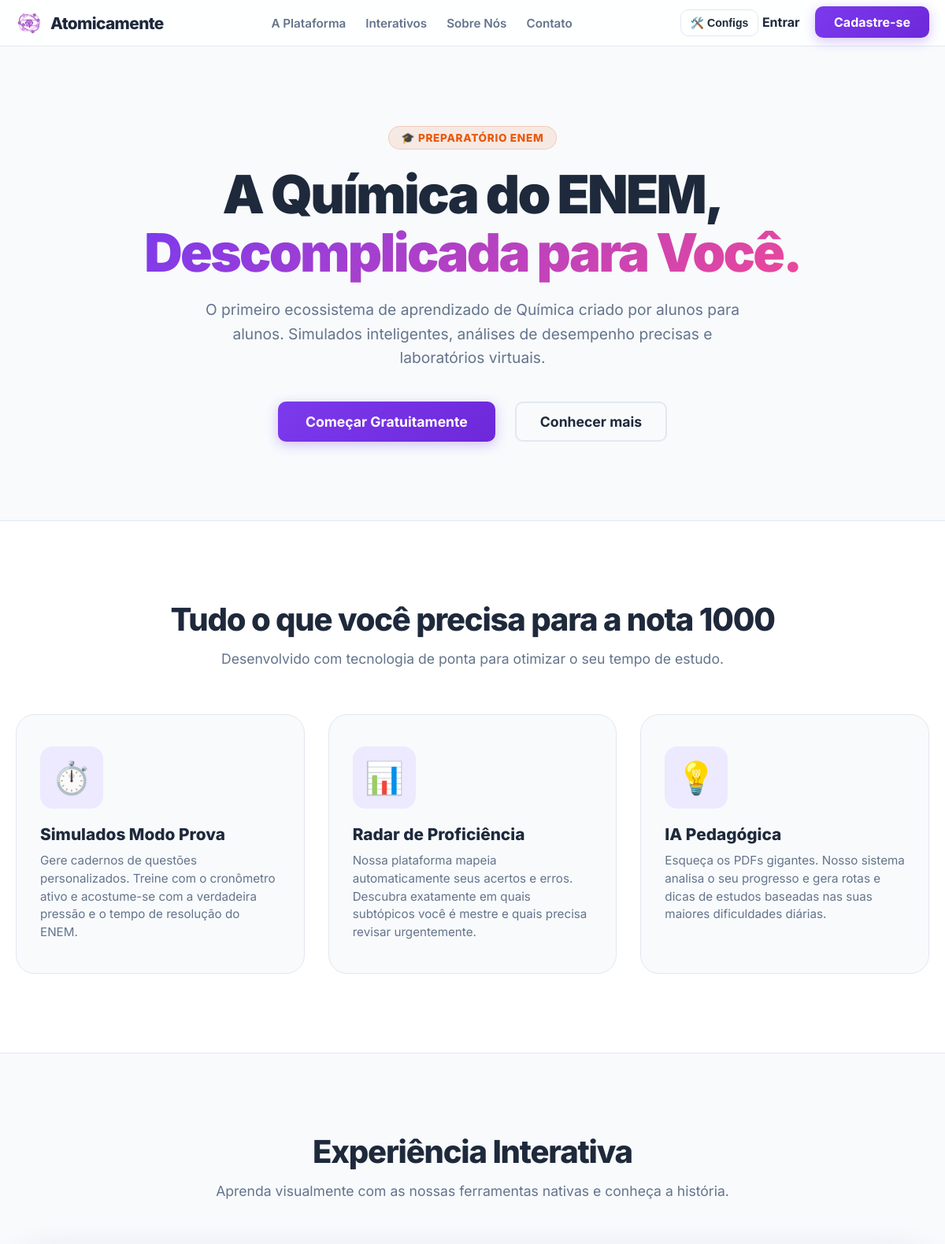
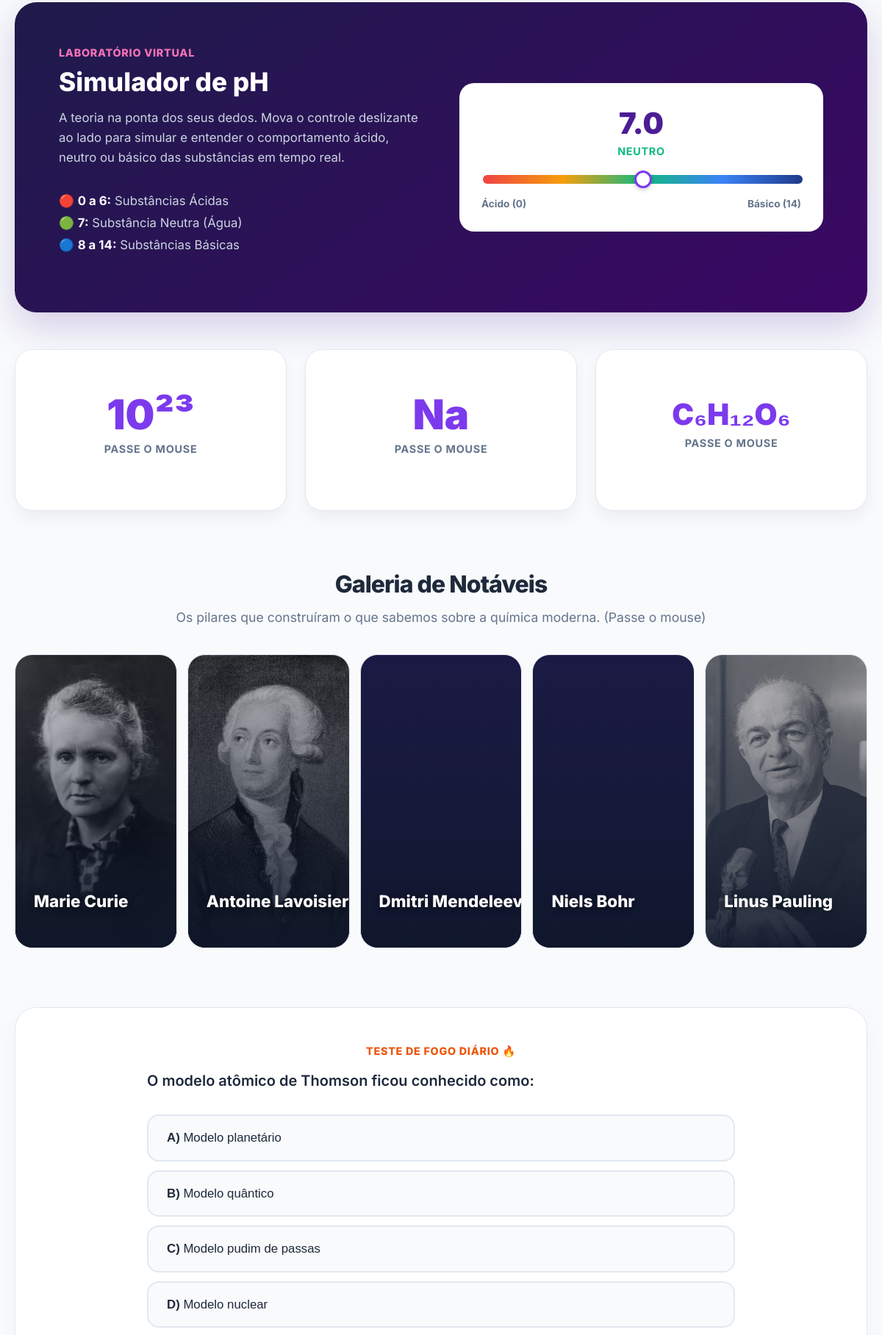
The page / (upper part) on the database its author committed (2 pictures, top to bottom).
### tables this page shows
CREATE TABLE `questions` (
  `id` int(11) NOT NULL,
  `subtopic_id` int(11) NOT NULL,
  `aula_id` int(11) DEFAULT NULL,
  `enunciado` text NOT NULL,
  `explicacao` text,
  `resolucao_comentada` text,
  `criado_por` int(11) DEFAULT NULL
);

CREATE TABLE `alternatives` (
  `id` int(11) NOT NULL,
  `question_id` int(11) NOT NULL,
  `letra` char(1) NOT NULL,
  `texto_alternativa` text NOT NULL,
  `eh_correta` tinyint(1) DEFAULT '0'
);

### index.php (the view, shortened to what this page needs)
<?php
require_once 'config.php';
$logado = isset($_SESSION['user_id']);
$primeiro_nome = 'Estudante';
$desafio_enunciado = "Qual das misturas abaixo é classificada como um sistema Homogêneo?";
$alts_desafio = [];
$letra_correta_desafio = 'B';
try {
    $stmtDesafio = $pdo->query("SELECT id, enunciado FROM questions ORDER BY RAND() LIMIT 1");
    $questao_rand = $stmtDesafio->fetch(PDO::FETCH_ASSOC);
    if ($questao_rand) {
        $desafio_enunciado = $questao_rand['enunciado'];
        $stmtAlts = $pdo->prepare("SELECT letra, texto_alternativa, eh_correta FROM alternatives WHERE question_id = ? ORDER BY letra ASC");
        $stmtAlts->execute([$questao_rand['id']]);
        $alts_desafio = $stmtAlts->fetchAll(PDO::FETCH_ASSOC);
        foreach ($alts_desafio as $alt) {
            if ($alt['eh_correta'] == 1) {
                $letra_correta_desafio = $alt['letra'];
            }
        }
    }
} catch (Exception $e) {
}
?>
<!DOCTYPE html>
<html lang="pt-BR" style="scroll-behavior: smooth;">
<head>
</head>
<body>
  <header class="header-site">
    <div class="nav-container">
      <a href="index.php" class="marca">
        <img src="assets/icone-simplificado.png" alt="Logo" />
        Atomicamente
      </a>
      <nav class="nav-links">
        <a href="#plataforma">A Plataforma</a>
        <a href="#interativos">Interativos</a>
        <a href="sobre.php">Sobre Nós</a>
        <a href="contato.php">Contato</a>
      </nav>
      <div class="nav-actions">
        <div class="menu-dropdown">
          <button onclick="alternarDropdown('drop-config')" style="background: none; border: 1px solid var(--borda); color: var(--texto-principal); padding: 8px 12px; font-size: 0.88rem; border-radius: 10px; font-weight: 600; cursor: pointer; display: flex; align-items: center; gap: 6px;">
            🛠️ Configs
          </button>
        </div>
        <?php if ($logado): ?>
            <div class="menu-dropdown">
              <button onclick="alternarDropdown('drop-perfil')" style="background: var(--roxo-base); color: white; border: none; padding: 8px 14px; font-size: 0.88rem; border-radius: 10px; font-weight: 700; cursor: pointer; display: flex; align-items: center; gap: 8px; box-shadow: 0 4px 10px rgba(139, 92, 246, 0.2);">
                👤 <?php echo $primeiro_nome; ?> ▼
              </button>
              <div id="drop-perfil" class="dropdown-conteudo">
                <a href="dashboard.php" class="dropdown-item">📈 Meu Painel</a>
                <div class="dropdown-divisor"></div>
                <a href="logout.php" class="dropdown-item sair">🚪 Sair da Conta</a>
              </div>
            </div>
        <?php else: ?>
            <a href="login.php" class="btn-entrar" style="margin-right: 15px;">Entrar</a>
            <a href="login.php?registro=1" class="btn-comecar">Cadastre-se</a>
        <?php endif; ?>
      </div>
    </div>
  </header>
  <section class="hero">
    <div class="hero-badge">🎓 Preparatório Enem</div>
    <h1>A Química do ENEM,<br><span>Descomplicada para Você.</span></h1>
    <p>O primeiro ecossistema de aprendizado de Química criado por alunos para alunos. Simulados inteligentes, análises de desempenho precisas e laboratórios virtuais.</p>
    <div class="hero-buttons">
      <?php if ($logado): ?>
          <a href="dashboard.php" class="btn-comecar" style="font-size: 1.1rem; padding: 15px 35px;">Continuar Estudando</a>
      <?php else: ?>
          <a href="login.php?registro=1" class="btn-comecar" style="font-size: 1.1rem; padding: 15px 35px;">Começar Gratuitamente</a>
          <a href="#plataforma" class="btn-entrar" style="font-size: 1.1rem; padding: 13px 30px; border: 2px solid var(--borda); border-radius: 10px; margin-left: 10px;">Conhecer mais</a>
      <?php endif; ?>
    </div>
  </section>
  <section id="plataforma" class="features">
    <div class="features-container">
      <div class="section-title">
        <h2>Tudo o que você precisa para a nota 1000</h2>
        <p>Desenvolvido com tecnologia de ponta para otimizar o seu tempo de estudo.</p>
      </div>
      <div class="grid-features">
        <div class="card-feature">
          <div class="feature-icon">⏱️</div>
          <h3>Simulados Modo Prova</h3>
          <p>Gere cadernos de questões personalizados. Treine com o cronômetro ativo e acostume-se com a verdadeira pressão e o tempo de resolução do ENEM.</p>
        </div>
        <div class="card-feature">
          <div class="feature-icon">📊</div>
          <h3>Radar de Proficiência</h3>
          <p>Nossa plataforma mapeia automaticamente seus acertos e erros. Descubra exatamente em quais subtópicos você é mestre e quais precisa revisar urgentemente.</p>
        </div>
        <div class="card-feature">
          <div class="feature-icon">💡</div>
          <h3>IA Pedagógica</h3>
          <p>Esqueça os PDFs gigantes. Nosso sistema analisa o seu progresso e gera rotas e dicas de estudos baseadas nas suas maiores dificuldades diárias.</p>
        </div>
      </div>
    </div>
  </section>
  <section id="interativos" class="interativos-section">
    <div class="section-title">
      <h2>Experiência Interativa</h2>
      <p>Aprenda visualmente com as nossas ferramentas nativas e conheça a história.</p>
    </div>
    <div class="simulador-box">
      <div class="simulador-info">
        <span style="color: #f472b6; font-weight: 800; font-size: 0.9rem; text-transform: uppercase; letter-spacing: 0.05em; display: block; margin-bottom: 10px;">Laboratório Virtual</span>
        <h2>Simulador de pH</h2>
        <p>A teoria na ponta dos seus dedos. Mova o controle deslizante ao lado para simular e entender o comportamento ácido, neutro ou básico das substâncias em tempo real.</p>
        <ul style="color: #cbd5e1; line-height: 1.8; font-size: 1.05rem; list-style: none; padding: 0;">
            <li>🔴 <strong style="color: white;">0 a 6:</strong> Substâncias Ácidas</li>
            <li>🟢 <strong style="color: white;">7:</strong> Substância Neutra (Água)</li>
            <li>🔵 <strong style="color: white;">8 a 14:</strong> Substâncias Básicas</li>
        </ul>
      </div>
      <div class="controle-ph">
        <div class="ph-display" id="valorPh">7.0</div>
        <div class="ph-sub" id="statusPh" style="color: #10b981;">NEUTRO</div>
        <input type="range" id="ph" min="0" max="14" step="0.1" value="7">
        <div style="display: flex; justify-content: space-between; margin-top: 15px; font-size: 0.85rem; color: #64748b; font-weight: 700;">
            <span>Ácido (0)</span>
            <span>Básico (14)</span>
        </div>
      </div>
    </div>
    <div class="grid-flashcards">
        <div class="flip-card">
            <div class="flip-card-inner">
                <div class="flip-card-front">
                    <h4>10²³</h4>
                    <p>Passe o mouse</p>
                </div>
                <div class="flip-card-back">
                    <h4>Número de Avogadro</h4>
                    <p>Representa a quantidade de entidades (átomos, moléculas, íons) presentes em 1 Mol de qualquer substância.</p>
                </div>
            </div>
        </div>
        <div class="flip-card">
            <div class="flip-card-inner">
                <div class="flip-card-front">
                    <h4>Na</h4>
                    <p>Passe o mouse</p>
                </div>
                <div class="flip-card-back">
                    <h4>Sódio (Z = 11)</h4>
                    <p>Metal alcalino macio e prateado. Altamente reativo com a água, forma o sal de cozinha ligado ao Cloro.</p>
                </div>
            </div>
        </div>
        <div class="flip-card">
            <div class="flip-card-inner">
                <div class="flip-card-front">
                    <h4 style="font-size: 2.5rem;">C₆H₁₂O₆</h4>
                    <p>Passe o mouse</p>
                </div>
                <div class="flip-card-back">
                    <h4>Glicose</h4>
                    <p>Um monossacarídeo vital. É a principal fonte de energia química para o metabolismo celular dos seres vivos.</p>
                </div>
            </div>
        </div>
    </div>
    <div class="section-title" style="margin-bottom: 40px; margin-top: 40px;">
        <h2 style="font-size: 2rem;">Galeria de Notáveis</h2>
        <p>Os pilares que construíram o que sabemos sobre a química moderna. (Passe o mouse)</p>
    </div>
    <div class="notaveis-container">
        <div class="notavel-card bg-curie">
            <div class="notavel-info">
                <h3 class="notavel-nome">Marie Curie</h3>
            </div>
        </div>
        <div class="notavel-card bg-lavoisier">
            <div class="notavel-info">
                <h3 class="notavel-nome">Antoine Lavoisier</h3>
            </div>
        </div>
        <div class="notavel-card bg-mendeleev">
            <div class="notavel-info">
                <h3 class="notavel-nome">Dmitri Mendeleev</h3>
            </div>
        </div>
        <div class="notavel-card bg-bohr">
            <div class="notavel-info">
                <h3 class="notavel-nome">Niels Bohr</h3>
            </div>
        </div>
        <div class="notavel-card bg-pauling">
            <div class="notavel-info">
                <h3 class="notavel-nome">Linus Pauling</h3>
            </div>
        </div>
    </div>
    <div class="desafio-box">
        <span style="color: var(--laranja-enem); font-weight: 800; font-size: 0.9rem; text-transform: uppercase; letter-spacing: 0.05em; display: block; margin-bottom: 15px;">Teste de Fogo Diário 🔥</span>
        <?php if (!empty($alts_desafio)): ?>
            <div class="desafio-pergunta"><?php echo nl2br(htmlspecialchars($desafio_enunciado)); ?></div>
            <div class="desafio-opcoes" id="opcoesDesafio">
                <?php foreach ($alts_desafio as $alt): ?>
                    <button class="btn-opcao" onclick="verificarRespostaDesafio(this, <?php echo $alt['eh_correta']; ?>, '<?php echo $letra_correta_desafio; ?>')">
                        <strong><?php echo $alt['letra']; ?>)</strong> <?php echo htmlspecialchars($alt['texto_alternativa']); ?>
                    </button>
                <?php endforeach; ?>
            </div>
        <?php endif; ?>
    </div>
  </section>
</body>
</html>

### rows shown on the page
questions: enunciado "O modelo atômico de Thomson ficou conhecido como:"
alternatives: letra "A", texto_alternativa "Modelo planetário"
alternatives: letra "B", texto_alternativa "Modelo quântico"
alternatives: letra "C", texto_alternativa "Modelo pudim de passas"
alternatives: letra "D", texto_alternativa "Modelo nuclear"
